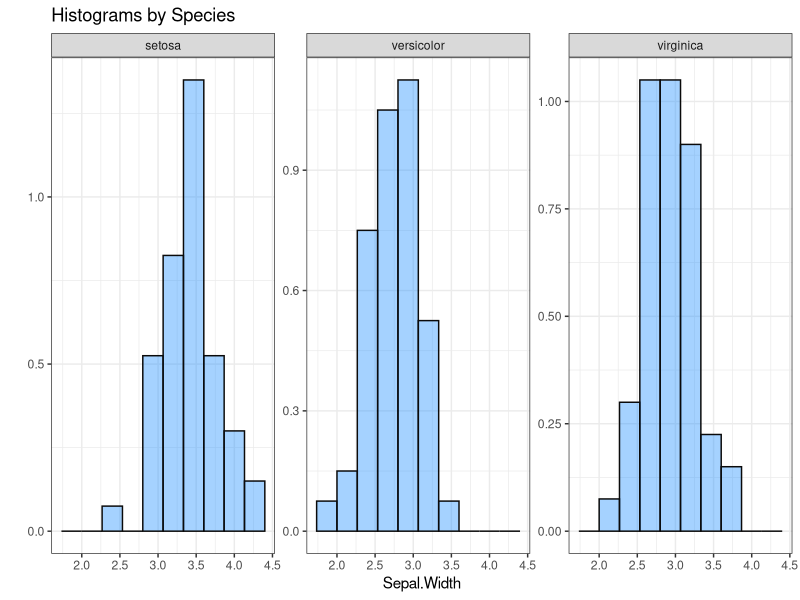

R code for this plot: (Note: this script raises an error after producing the figure.)
library(patchwork)
library(ggplot2)
library(tidyverse)

plot_resids_anova<-function(formula, data,dec=3,withsd = TRUE){
    IV<-all.vars(formula)[2]
    DV<-all.vars(formula)[1]
    sds<-tapply(data[[DV]],data[[IV]],sd)
    levs<-levels(data[[IV]])
    aov.model<-aov(formula(paste(DV,IV,sep="~")), data = data)
    M<-max(aov.model$residuals)
    m<-min(aov.model$residuals)
    if (withsd){
        ggplot(data = data.frame(x=data[[IV]],
                                 y=aov.model$residuals),
               aes(x=x,
                   y=y,
                   color=x))+
            geom_hline(yintercept=0)+
            geom_boxplot(aes(fill=x),alpha=.3, color=NA)+
            # geom_stripchart()
            geom_point(position=position_jitter(width=.1), alpha=.6)+theme_bw()+labs(y="residuals",x="fitted values", title=paste("Residual Versus Fitted Plot,",DV,"~",IV),                                                                    subtitle="(Boxes represent interquartile ranges)")+ scale_y_continuous(limits=c(m-.1,M+.12))+
            
            scale_color_discrete(IV,labels=paste(levs,"\n(stdev = ",round(sds,dec),")\n",sep=""))+
            scale_fill_discrete(guide="none")
    } else {
        ggplot(data = data.frame(x=data[[IV]],
                                 y=aov.model$residuals),
               aes(x=x,
                   y=y,
                   color=x))+
            geom_hline(yintercept=0)+
            geom_boxplot(aes(fill=x),alpha=.3, color=NA)+
            # geom_stripchart()
            geom_point(position=position_jitter(width=.1), alpha=.6)+theme_bw()+
            labs(y="residuals",x="fitted values", 
                 title=paste("Residual Versus Fitted Plot,",DV,"~",IV),                                                                    
                 subtitle="(Boxes represent interquartile ranges)")+ 
            scale_y_continuous(limits=c(m-.1,M+.12))+
            scale_color_discrete(guide="none")+
            scale_fill_discrete(guide="none")
    }
}

plot_qq_anova<-function(formula, data){
    IV<-all.vars(formula)[2]
    DV<-all.vars(formula)[1]
    aov.model<-aov(formula(paste(DV,IV,sep="~")), data = data)
    ggplot()+
        stat_qq(aes(sample=aov.model$residuals),color='blue',alpha=.5)+
        stat_qq_line(aes(sample=aov.model$residuals),color='red')+
        labs(title=paste("QQ-plot for ANOVA residuals:\n",paste(DV,IV,sep=" ~ ")),
             x="Theoretical Quantiles",
             y="Residuals")+
        theme_bw() 
}

# plot_qq_anova(weight~feed, data = chickwts)
# plot_qq_anova(Sepal.Width~Species, data = iris)

plot_hist_anova<-function(formula, data, bins=10){
    IV<-all.vars(formula)[2]
    DV<-all.vars(formula)[1]
    levs<-levels(data[[IV]])
    # aov.model<-aov(formula(paste(DV,IV,sep="~")), data = data)
    ggplot(data = data.frame(x = data[[DV]],
                             IV = data[[IV]]))+
        geom_histogram(aes(x=x,y=after_stat(density)),
                       color='gray4',fill='dodgerblue',alpha=.4,
                       bins = bins)+
        labs(title=paste("Histograms by",IV),
             x=DV,
             y="")+
        facet_wrap(vars(IV),ncol=length(levs),scales="free_y")+
        theme_bw()
}

plot_hist_anova(Sepal.Width~Species, data = iris)

library(dplyr)
library(kableExtra)
library(gridExtra)
summary_table<-function(formula, data,dec=3){
    IV<-all.vars(formula)[2]
    DV<-all.vars(formula)[1]
    df<-data.frame(DV =data[[DV]],
                   Groups = data[[IV]])
    df %>% 
        group_by(Groups) %>%
        summarise(means = mean(DV),
                     stddevs = sd(DV),
                     size = n()) -> df1
    colnames(df1)<-c("Group",
                     "Sample Means",
                     "Sample Std. Deviations",
                     "Sample Sizes (n)")
        # kable(col.names = c("Sample Means",
        #                     "Sample Std. Deviations",
        #                     "Sample Sizes (n)"),
        #       row.names=FALSE) %>%
        df1 %>% gridExtra::tableGrob(rows=NULL,
                                     theme=ttheme_minimal())
        
}
summary_table(Sepal.Width~Species, data = iris)
test_vals<-function(formula, data,dec=5){
    IV<-all.vars(formula)[2]
    DV<-all.vars(formula)[1]
    aov.model<-aov(formula(paste(DV,IV,sep="~")), data = data)
    Levenes.P.Value<-broom::tidy(leveneTest(formula(paste(DV,IV,sep="~")),
                           center="mean", data = data))$p.value
    Shapiro.Wilkes.P.Value<-shapiro.test(aov.model$residuals)$p.value
    
    df1<-data.frame(Levenes.P.Value = round(Levenes.P.Value,dec),
               Shapiro.Wilks.P.Value=round(Shapiro.Wilkes.P.Value,dec)) 
    colnames(df1)<-c("Levene's Test",
                     "Shapiro-Wilk Test")
    
    df1%>%
        gridExtra::tableGrob(rows="P-values: ",
                             theme=ttheme_minimal())
}

test_vals(Sepal.Width~Species, data = iris)


plot_anova_stuff<-function(formula, data, bins=10,dec=3,dec2=5,withsd=FALSE){
    p1<-plot_resids_anova(formula=formula, data = data, dec=dec,withsd=withsd)
    t1<-summary_table(formula=formula, data = data)
    t2<-test_vals(formula=formula,data =data,dec=dec2)
    p2<-plot_qq_anova(formula=formula, data = data)
    p3<-plot_hist_anova(formula=formula, data = data, bins=bins)
    
    layout1<-"
    EEEFF#
    EEEFF#
    EEEFF#
    AAACCC
    AAACCC
    AAACCC
    AAACCC
    DDDDDD
    DDDDDD
    "
    
    p1+p2+p3+t1+t2+plot_layout(design=layout1)
}

plot_anova_stuff(Sepal.Width~Species, data = iris, bins = 10,
                 dec2=8)
